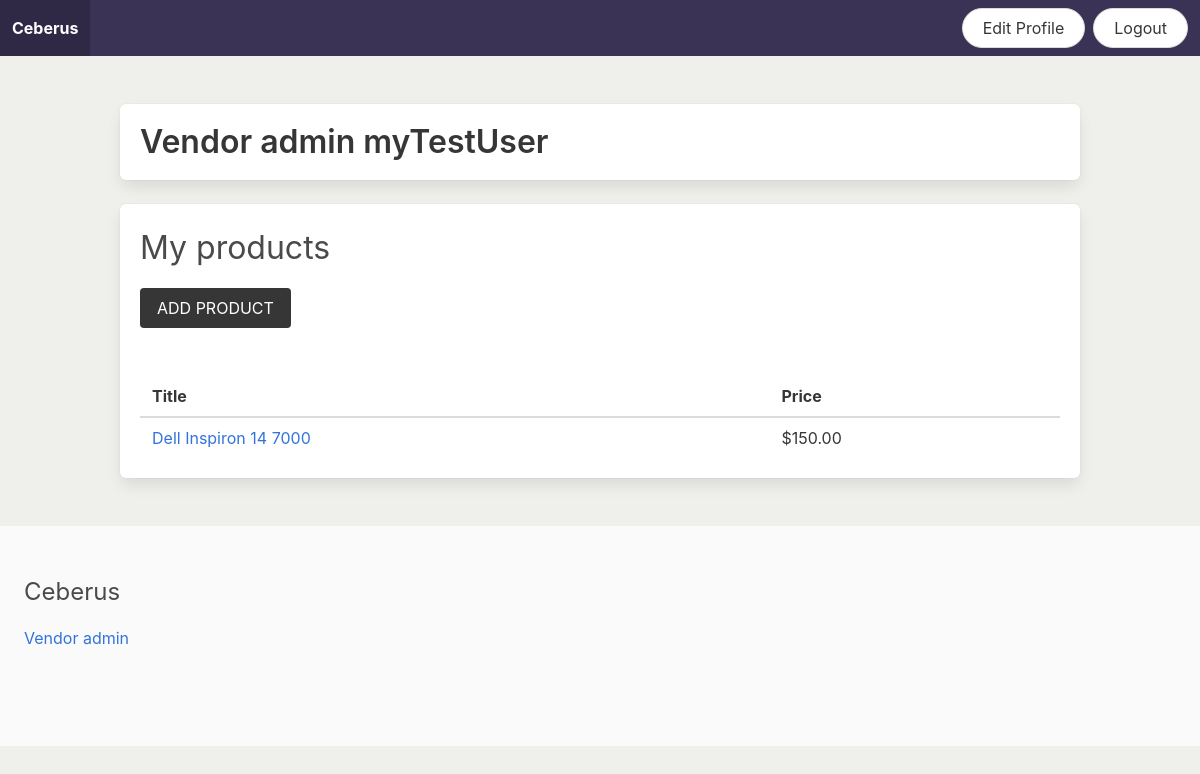
Page /vendor/vendor-admin/ (signed in) on the earlier database version.
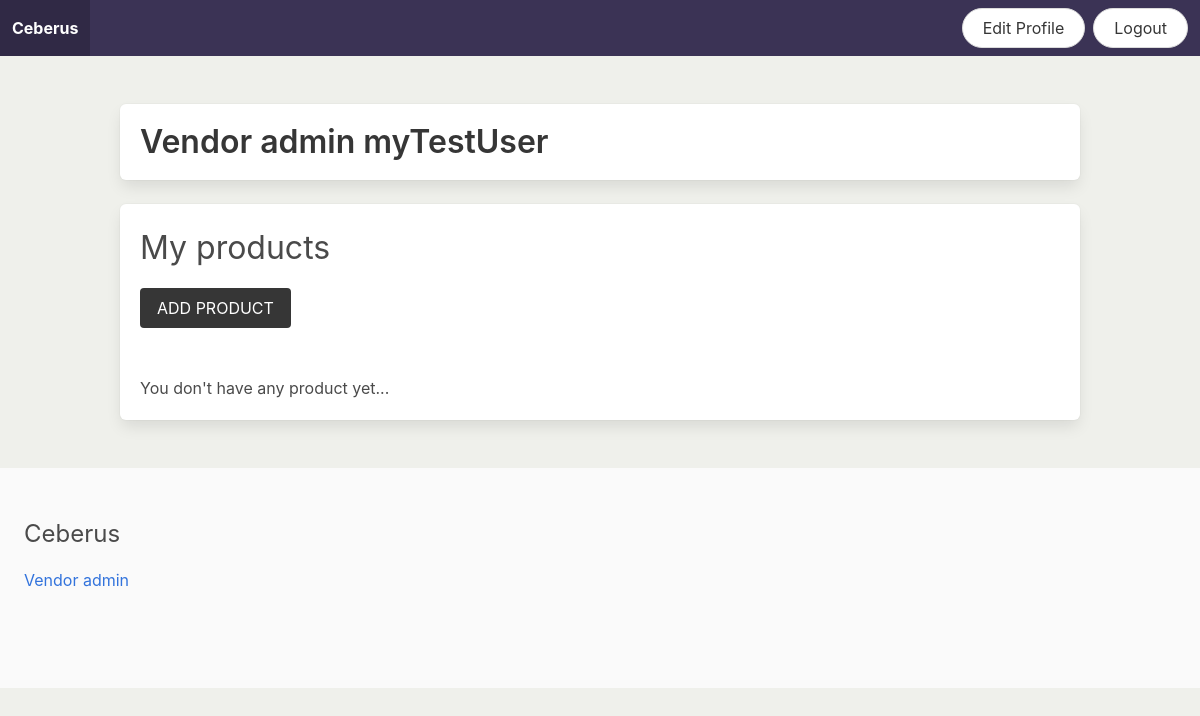
Same page on the later database version.
### apps/product/models.py (models this page shows, shortened)
class Product(models.Model):
    category = models.ForeignKey(Category, related_name='products', on_delete=models.CASCADE) # this is sort of like a one to one field, except that products can have more than one category. As such, this allows us to get all the products in a category
    vendor = models.ForeignKey(Vendor, related_name='products', on_delete=models.CASCADE) # This will allow us to get all the products of a vendor
    title = models.CharField(max_length=255) # title of the product
    slug = models.SlugField(max_length=255) # effectively a url
    description = models.TextField(blank=True, null=True) # a product description, which can be left blank
    price = models.DecimalField(max_digits=6, decimal_places=2) # the best way to store currency values
    date_added = models.DateTimeField(auto_now_add=True)
    class Meta:
        ordering = ['-date_added']

### apps/vendor/views.py (the view)
# urls.py: path('vendor-admin/', views.vendor_admin, name='vendor_admin'),
@login_required # this checks if the user has already logged in, if not the user will be redirected to the login page
def vendor_admin(request): # code for the vendor interface
    vendor = request.user.vendor # loads the vendor object through the user model
    products = vendor.products.all() # importing all the products associated with a vendor
    return render(request, 'vendor/vendor_admin.html', {'vendor': vendor, 'products': products})

### apps/product/context_processors.py (called while the page is built)
def menu_categories(request):
    categories = Category.objects.all()
    return {'menu_categories': categories}

### templates/vendor/vendor_admin.html (shortened to what this page needs)
{% extends 'core/base.html'%}
{% block content %}
    <div class="box">
        <h1 class="title">Vendor admin {{ vendor.name }}</h1>
    </div>
    <div class="box">
        <h2 class="is-size-3 mb-4">My products</h2>
        <a href="{% url 'add_product' %}" class="button is-dark is-uppercase mb-6">Add product</a>
        {% if products %}
            <table class="table is-fullwidth">
                <thead>
                    <tr>
                        <th>Title</th>
                        <th>Price</th>
                    </tr>
                </thead>
                <tbody>
                    {% for product in products %}
                        <tr>
                            <td><a href="{% url 'product' product.category.slug product.slug %}">{{ product.title }}</a></td>
                            <td>${{ product.price }}</td>
                        </tr>
                    {% endfor %}
                </tbody>
            </table>
        {% else %}
            <p>You don't have any product yet...</p>
        {% endif %}
    </div>
{% endblock %}

Differences in the rows shown:
removed Product: title "Dell Inspiron 14 7000", price "150.00"
Other differences:
text no longer shown: "Title Price"
text now shown: "You don't have any product yet..."
